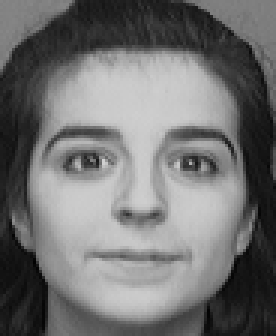
#> input picture att_faces/s10/10.pgm, 92 x 112 px (shown 3 times larger)
$ python eigenface.py
#> lines starting #> are read from the running program, lines starting #| are printed output that depends on the picture
### sandbox/feature_extraction/tinyfacerec/util.py
import os, sys
import numpy as np
import cv2
#import PIL.Image as image

def normalize(X, low, high, dtype=None):
	X = np.asarray(X)
	minX, maxX = np.min(X), np.max(X)
	# normalize to [0...1].
	X = X - float(minX)
	X = X / float((maxX - minX))
	# scale to [low...high].
	X = X * (high-low)
	X = X + low
	if dtype is None:
		return np.asarray(X)
	return np.asarray(X, dtype=dtype)

def read_images(path, sz=None):
#> called with path = '../att_faces'
	c = 0
	X,y = [], []
	print("read images")
	for dirname, dirnames, filenames in os.walk(path):
		for subdirname in dirnames:
			subject_path = os.path.join(dirname, subdirname)
			for filename in os.listdir(subject_path):
				try:
					im = cv2.imread(os.path.join(subject_path, filename))
#> im is the input picture: shape (112, 92, 3); min 1, max 208, mean 113.6
					im = cv2.cvtColor(im, cv2.COLOR_BGR2GRAY)
#> im: shape (112, 92)
					# resize to given size (if given)
					if (sz is not None):
						im = cv2.resize(im, (100, 100))
					X.append(np.asarray(im, dtype=np.uint8))
					y.append(c)
				except IOError:
					print("I/O error({0}): {1}".format(errno, strerror))
				except:
					print("Unexpected error:", sys.exc_info()[0])
					raise
			c = c+1
	return [X,y]

def asRowMatrix(X):
	if len(X) == 0:
		return np.array([])
	mat = np.empty((0, X[0].size), dtype=X[0].dtype)
	for row in X:
		mat = np.vstack((mat, np.asarray(row).reshape(1,-1)))
	return mat

# [7 lines left out: function asColumnMatrix, not called in this run]

### sandbox/feature_extraction/tinyfacerec/subspace.py
import numpy as np

# [9 lines left out: functions project, reconstruct, not called in this run]

def pca(X, y, num_components=10):
#> called with X = array of shape (2, 10304), num_components = 10
	[n,d] = X.shape
	print('n :', n)
	print()
	print('d :', d)
	print()
	if (num_components <= 0) or (num_components>n):
		num_components = n
	mu = X.mean(axis=0)
	X = X - mu
	if n>d:
		C = np.dot(X.T,X)
		[eigenvalues,eigenvectors] = np.linalg.eigh(C)
	else:
		C = np.dot(X,X.T)
		[eigenvalues,eigenvectors] = np.linalg.eigh(C)
		eigenvectors = np.dot(X.T,eigenvectors)
		for i in range(n):
			eigenvectors[:,i] = eigenvectors[:,i]/np.linalg.norm(eigenvectors[:,i])
	# or simply perform an economy size decomposition
	# eigenvectors, eigenvalues, variance = np.linalg.svd(X.T, full_matrices=False)
	# sort eigenvectors descending by their eigenvalue
	idx = np.argsort(-eigenvalues)
	eigenvalues = eigenvalues[idx]
	eigenvectors = eigenvectors[:,idx]
	# select only num_components
	eigenvalues = eigenvalues[0:num_components].copy()
	eigenvectors = eigenvectors[:,0:num_components].copy()
	return [eigenvalues, eigenvectors, mu]

# [29 lines left out: functions lda, fisherfaces, not called in this run]

### sandbox/feature_extraction/tinyfacerec/visual.py
import numpy as np
import matplotlib.pyplot as plt
import matplotlib.cm as cm

def create_font(fontname='Tahoma', fontsize=10):
	return { 'fontname': fontname, 'fontsize':fontsize }

def subplot(title, images, rows, cols, sptitle="subplot", sptitles=[], colormap=cm.gray, ticks_visible=True, filename=None):
	fig = plt.figure()
	# main title
	fig.text(.5, .95, title, horizontalalignment='center')
	for i in range(len(images)):
		ax0 = fig.add_subplot(rows,cols,(i+1))
		plt.setp(ax0.get_xticklabels(), visible=False)
		plt.setp(ax0.get_yticklabels(), visible=False)
		if len(sptitles) == len(images):
			plt.title("%s #%s" % (sptitle, str(sptitles[i])), create_font('Tahoma',10))
		else:
			plt.title("%s #%d" % (sptitle, (i+1)), create_font('Tahoma',10))
		plt.imshow(np.asarray(images[i]), cmap=colormap)
	if filename is None:
		plt.show()
	else:
		fig.savefig(filename)

# [8 lines left out: function imsave, not called in this run]

### sandbox/feature_extraction/eigenface.py
import sys

# import numpy and matplotlib colormaps
import numpy as np
# import tinyfacerec modules
from tinyfacerec.subspace import pca
from tinyfacerec.util import normalize, asRowMatrix, read_images
from tinyfacerec.visual import subplot

# set numpy array print option
np.set_printoptions(threshold=1000000)

# read images
[X,y] = read_images('../att_faces')

# perform a full pca
[D, W, mu] = pca(asRowMatrix(X), y)

print()
print(D)
print()
print(len(W))

import matplotlib.cm as cm

# turn the first (at most) 16 eigenvectors into grayscale
# images (note: eigenvectors are stored by column!)
E = []
for i in range(min(len(X), 10)):
    e = W[:,i].reshape(X[0].shape)
    E.append(normalize(e,0,255))
#> this loop made 2 passes
#> pass 1, `e = W[:,i].reshape(X[0].shape)`:
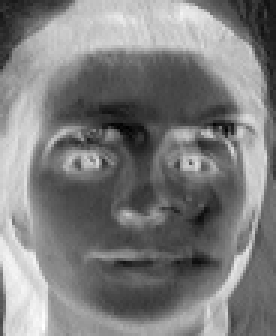
#> e: shape (112, 92) float64 (shown 3 times larger); min -0.0152, max 0.0252, mean 0.00465; drawn with min black and max white
#> after the loop:
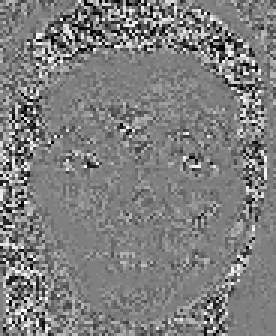
#> e: shape (112, 92) float64 (shown 3 times larger); min -0.0298, max 0.0298, mean -0.000107; drawn with min black and max white
# plot them and store the plot to "python_eigenfaces.png"
subplot(title="Eigenfaces AT&T Facedatabase", images=E, rows=4, cols=4, sptitle="Eigenface", colormap=cm.jet, filename="python_pca_eigenfaces.png")
#> in subplot, `fig.savefig(filename)`:
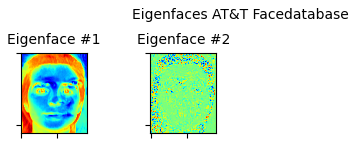
#> figure drawn by matplotlib, 2 panels

from tinyfacerec.subspace import project, reconstruct

# reconstruction steps
steps=[i for i in range(10, min(len(X), 320), 20)]
E = []
for i in range(min(len(steps), 16)):
    numEvs = steps[i]
    P = project(W[:,0:numEvs], X[0].reshape(1,-1), mu)
    R = reconstruct(W[:,0:numEvs], P, mu)
    # reshape and append to plots
    R = R.reshape(X[0].shape)
    E.append(normalize(R,0,255))
# plot them and store the plot to "python_reconstruction.pdf"
subplot(title="Reconstruction AT&T Facedatabase", images=E, rows=4, cols=4, sptitle="Eigenvectors", sptitles=steps, colormap=cm.gray, filename="python_pca_reconstruction.png")
